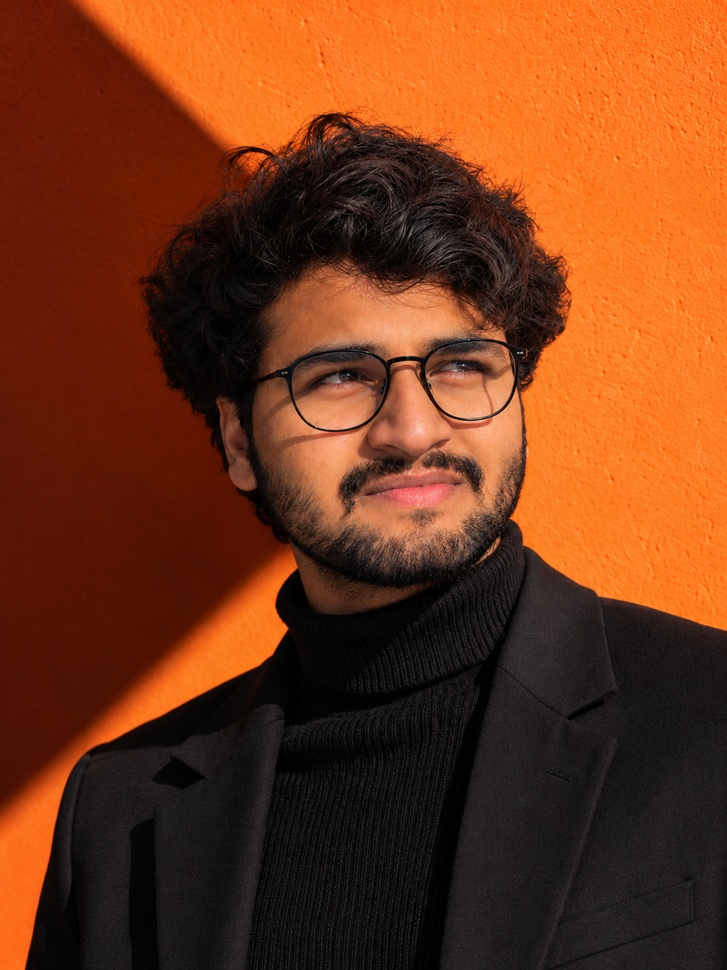
#> input picture images.jpg, 727 x 970 px, shrunk from 1086 x 1448 before the run
$ python sobel.py   (older library calls are emulated)
#> lines starting #> are read from the running program, lines starting #| are printed output that depends on the picture
import cv2
import numpy as np
from tkinter import Tk, filedialog

Tk().withdraw()
file_path = filedialog.askopenfilename(
    title="Select an Image",
    filetypes=[("Image Files", "*.jpg *.jpeg *.png *.bmp")]
)
#> the answer given: ../images.jpg

if not file_path:
    print("No image selected!")
    exit()

img = cv2.imread(file_path)
#> img is the input picture: shape (970, 727, 3); mean B, G, R 25.6, 56, 114.5

if img is None:
    print("Unable to load image!")
    exit()

gray = cv2.cvtColor(img, cv2.COLOR_BGR2GRAY)
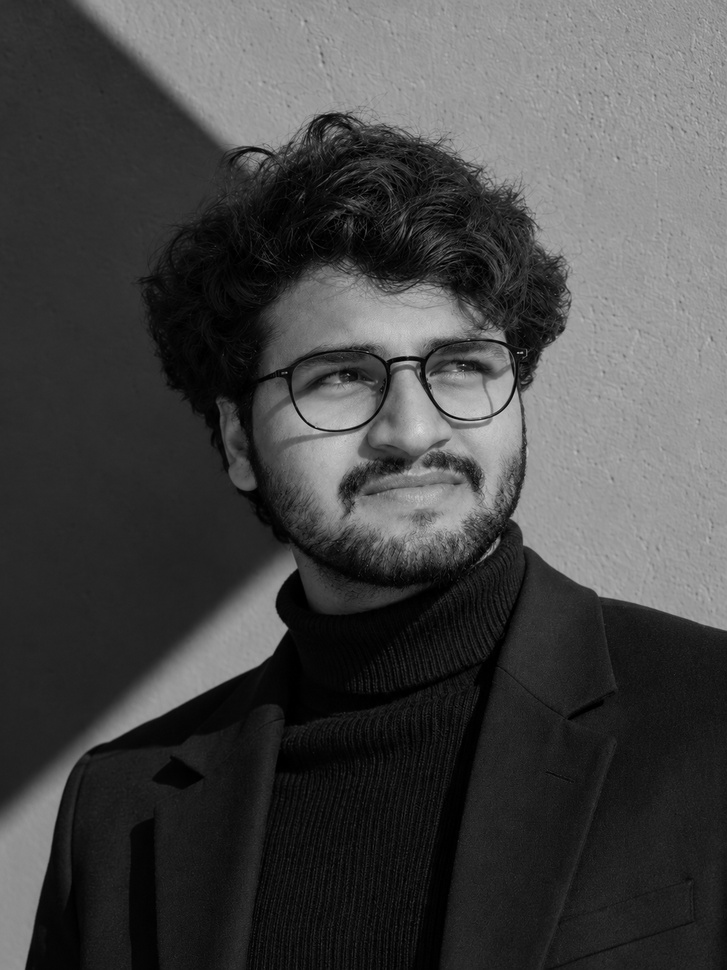
#> gray: shape (970, 727); min 0, max 223, mean 70

sobelx = cv2.Sobel(gray, cv2.CV_64F, 1, 0, ksize=3)
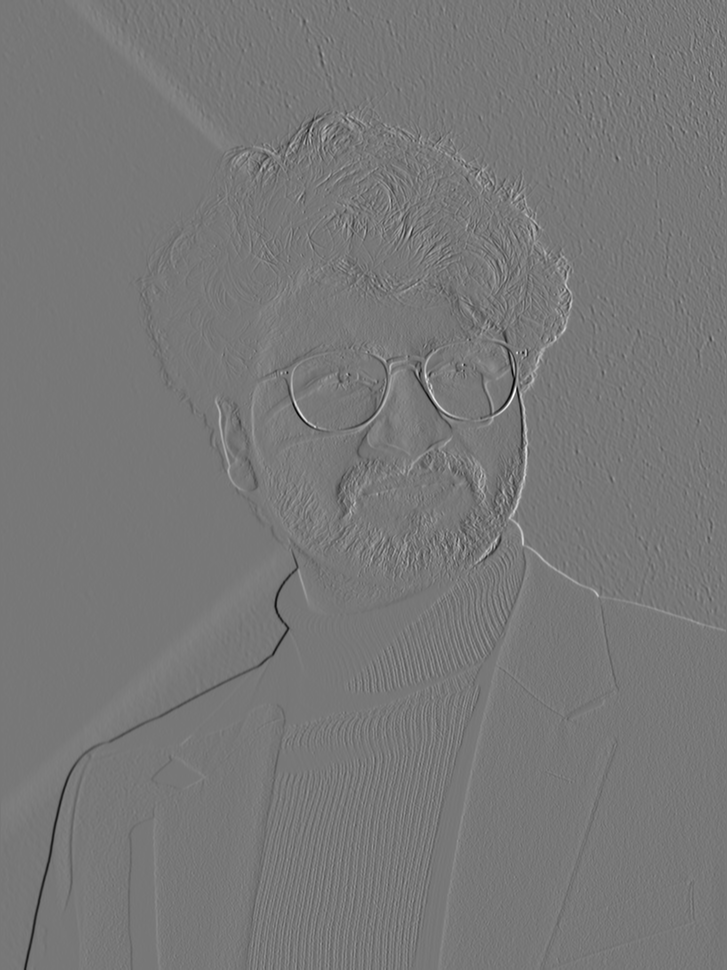
#> sobelx: shape (970, 727) float64; min -575, max 647, mean 0.5; drawn with min black and max white
sobely = cv2.Sobel(gray, cv2.CV_64F, 0, 1, ksize=3)
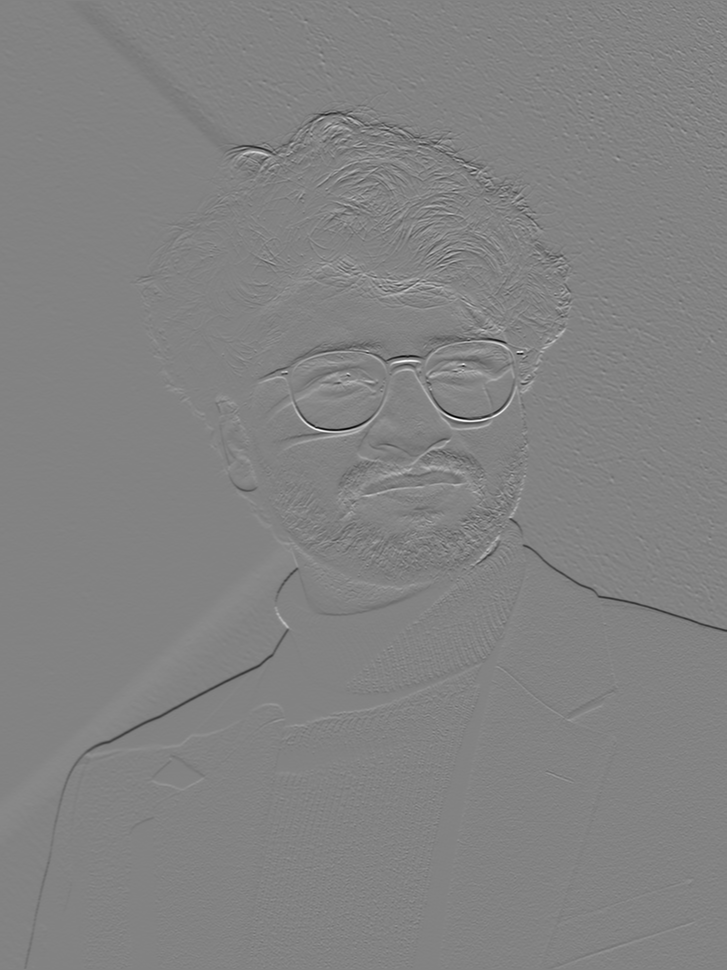
#> sobely: shape (970, 727) float64; min -713, max 676, mean -0.9; drawn with min black and max white

sobel = cv2.magnitude(sobelx, sobely)
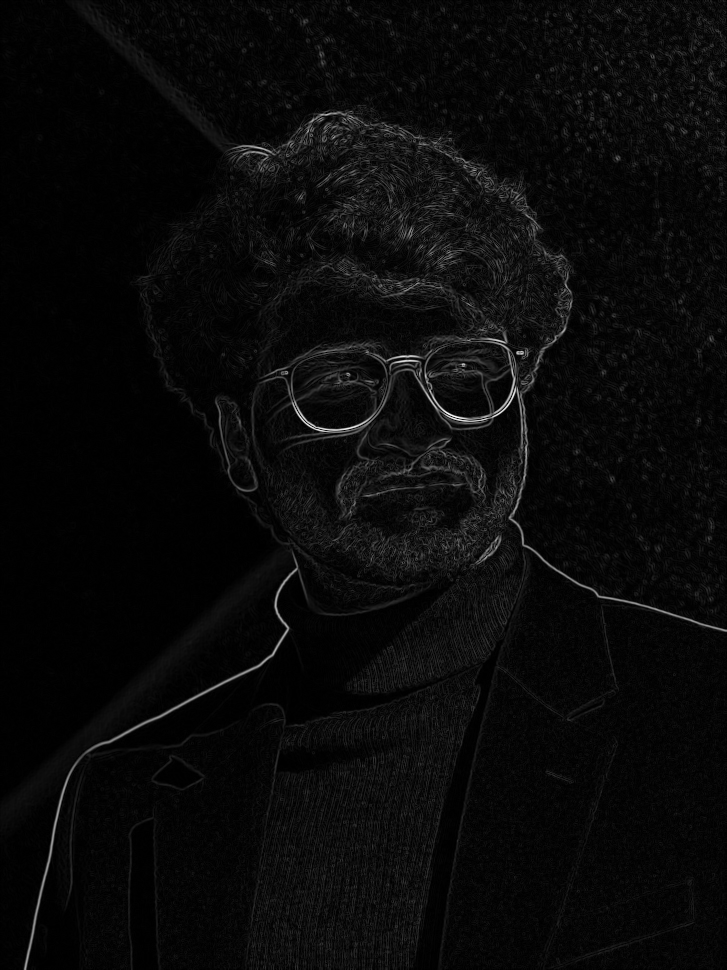
#> sobel: shape (970, 727) float64; min 0, max 738, mean 29.3; drawn with min black and max white

cv2.imshow("Original Image", img)
cv2.imshow("Sobel Edge Detection", sobel.astype(np.uint8))
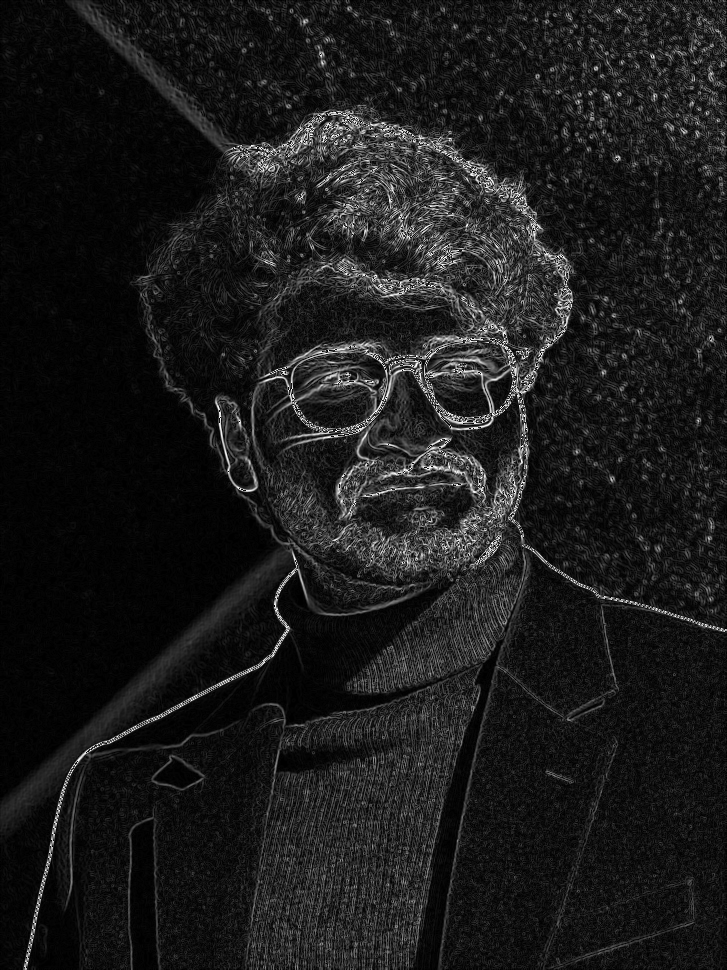
#> window 'Sobel Edge Detection': shape (970, 727); min 0, max 255, mean 27.2
cv2.waitKey(0)
cv2.destroyAllWindows()

$ run again, on input.jpg
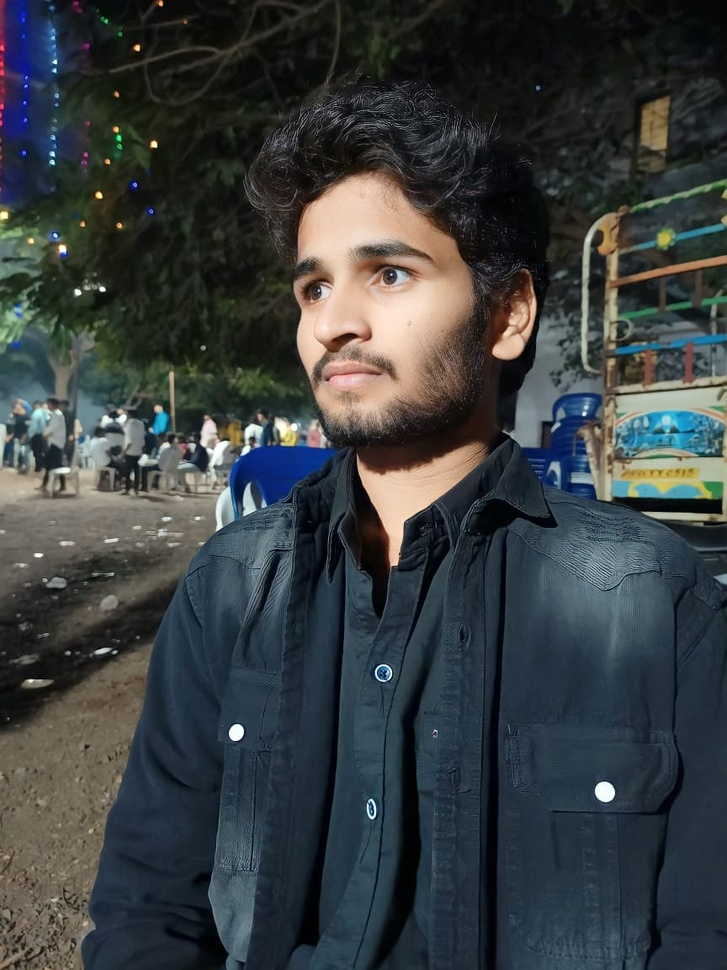
#> input picture input.jpg, 727 x 970 px, shrunk from 864 x 1152 before the run
#> img is the input picture: shape (970, 727, 3); mean B, G, R 63.8, 62.3, 57
#> `sobely = cv2.Sobel(gray, cv2.CV_64F, 0, 1, ksize=3)`:
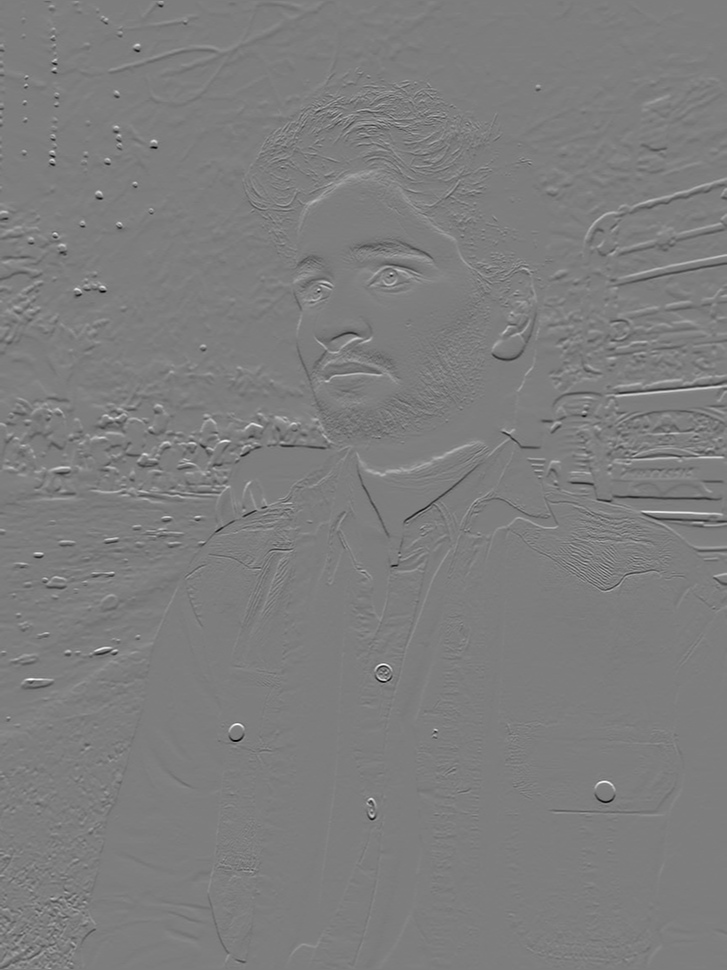
#> sobely: shape (970, 727) float64; min -886, max 910, mean 0.3; drawn with min black and max white
#> `cv2.imshow("Sobel Edge Detection", sobel.astype(np.uint8))`:
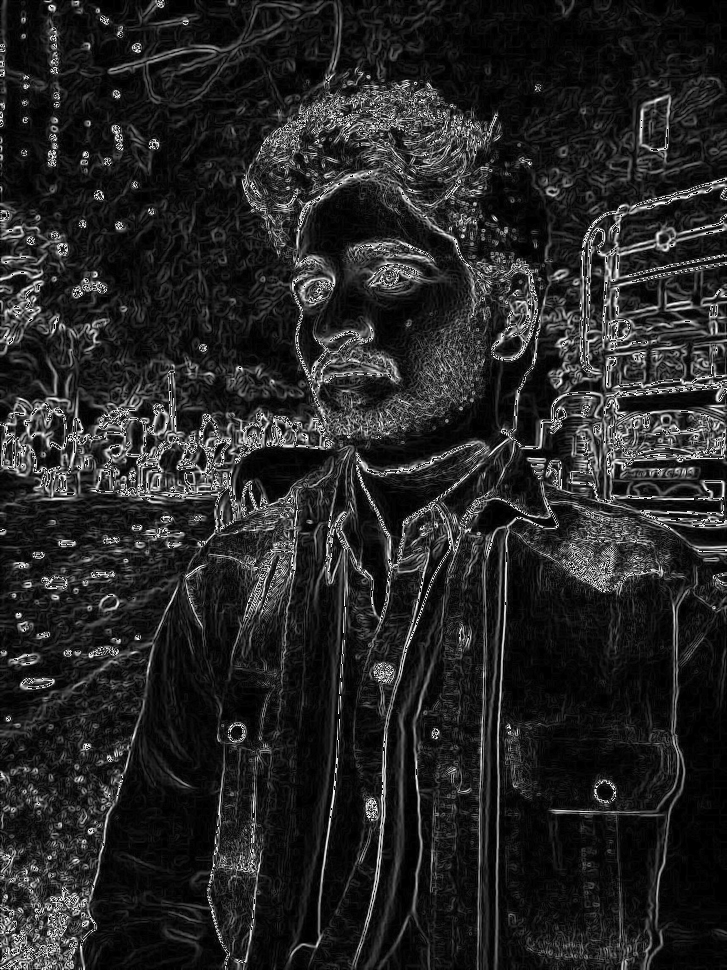
#> window 'Sobel Edge Detection': shape (970, 727); min 0, max 255, mean 37.4
